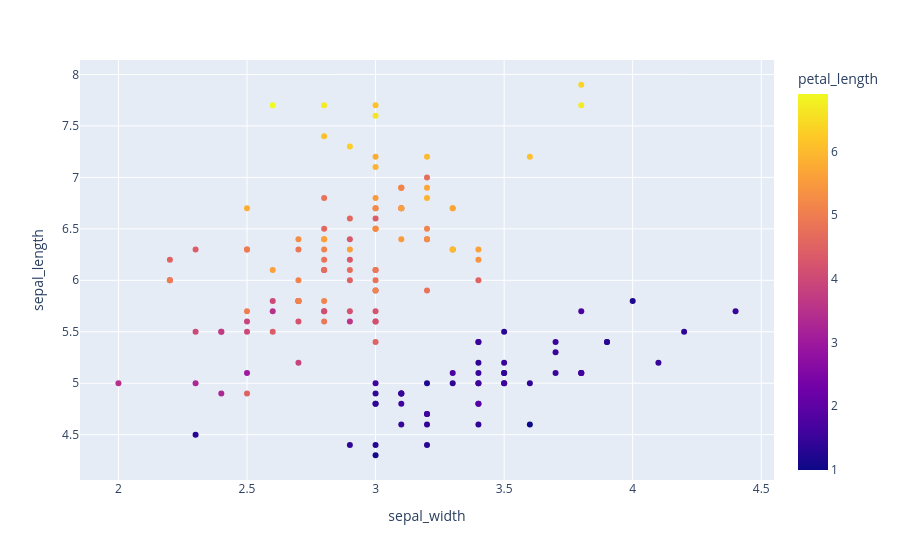

Here is the notebook cell this chart was saved with:
### Code cell
iris = px.data.iris()
fig = px.scatter(iris,x='sepal_width',y='sepal_length',
                color='petal_length')
fig.show()

### Figure 1 — Plotly figure (JSON) as saved in the notebook; plotly's stock layout.template omitted (floating-point values rounded to 4 significant figures; data arrays with more than 128 entries replaced by an {"elided": "..."} marker saying what was removed)
{"data": [{"hovertemplate": "sepal_width=%{x}<br>sepal_length=%{y}<br>petal_length=%{marker.color}<extra></extra>", "legendgroup": "", "marker": {"color": {"elided": "150 float values"}, "coloraxis": "coloraxis", "symbol": "circle"}, "mode": "markers", "name": "", "orientation": "v", "showlegend": false, "type": "scatter", "x": {"elided": "150 float values"}, "xaxis": "x", "y": {"elided": "150 float values"}, "yaxis": "y"}], "layout": {"autosize": true, "coloraxis": {"colorbar": {"title": {"text": "petal_length"}}, "colorscale": [[0, "#0d0887"], [0.1111, "#46039f"], [0.2222, "#7201a8"], [0.3333, "#9c179e"], [0.4444, "#bd3786"], [0.5556, "#d8576b"], [0.6667, "#ed7953"], [0.7778, "#fb9f3a"], [0.8889, "#fdca26"], [1, "#f0f921"]]}, "legend": {"tracegroupgap": 0}, "margin": {"t": 60}, "xaxis": {"anchor": "y", "autorange": true, "domain": [0, 1], "range": [1.845, 4.555], "title": {"text": "sepal_width"}, "type": "linear"}, "yaxis": {"anchor": "x", "autorange": true, "domain": [0, 1], "range": [4.021, 8.179], "title": {"text": "sepal_length"}, "type": "linear"}}}
